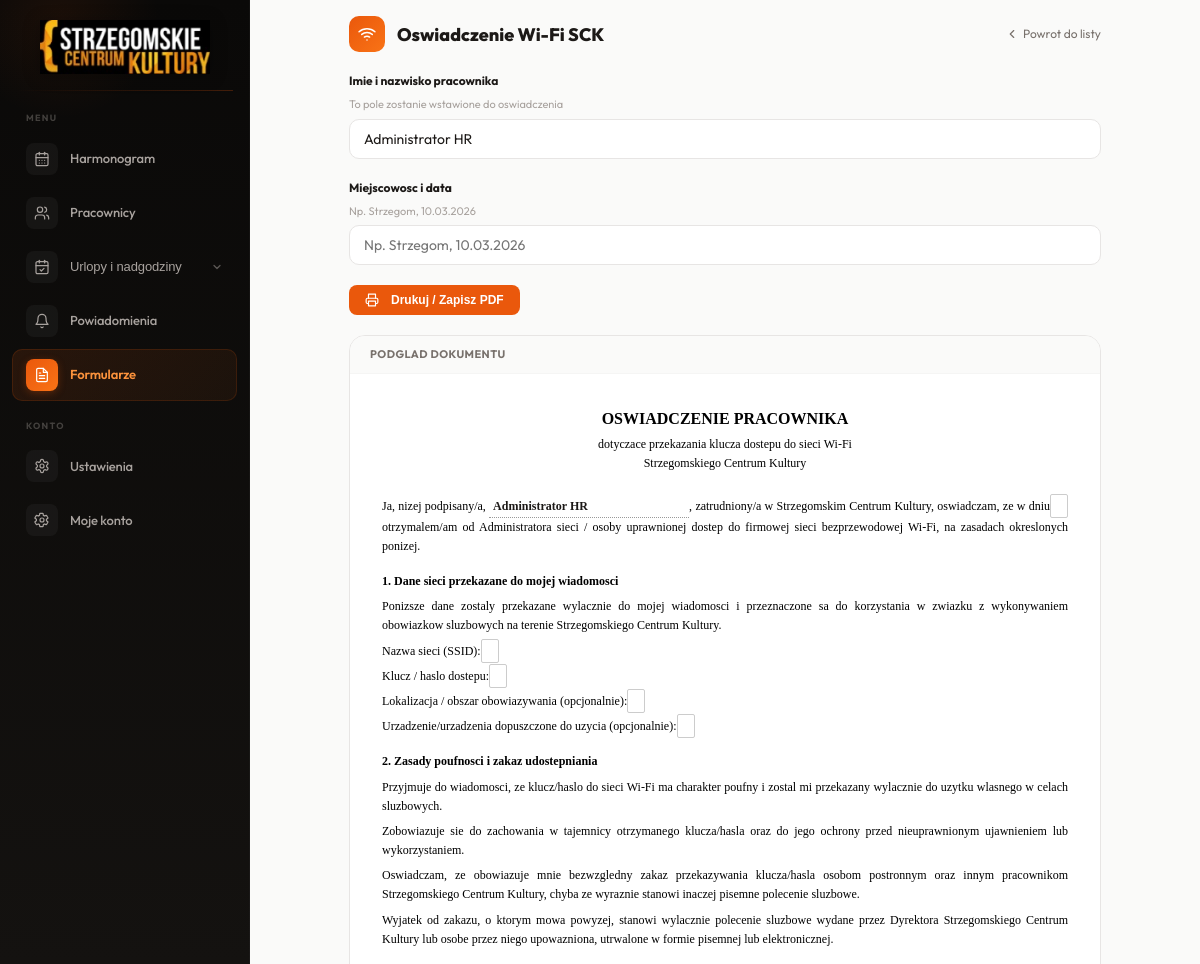
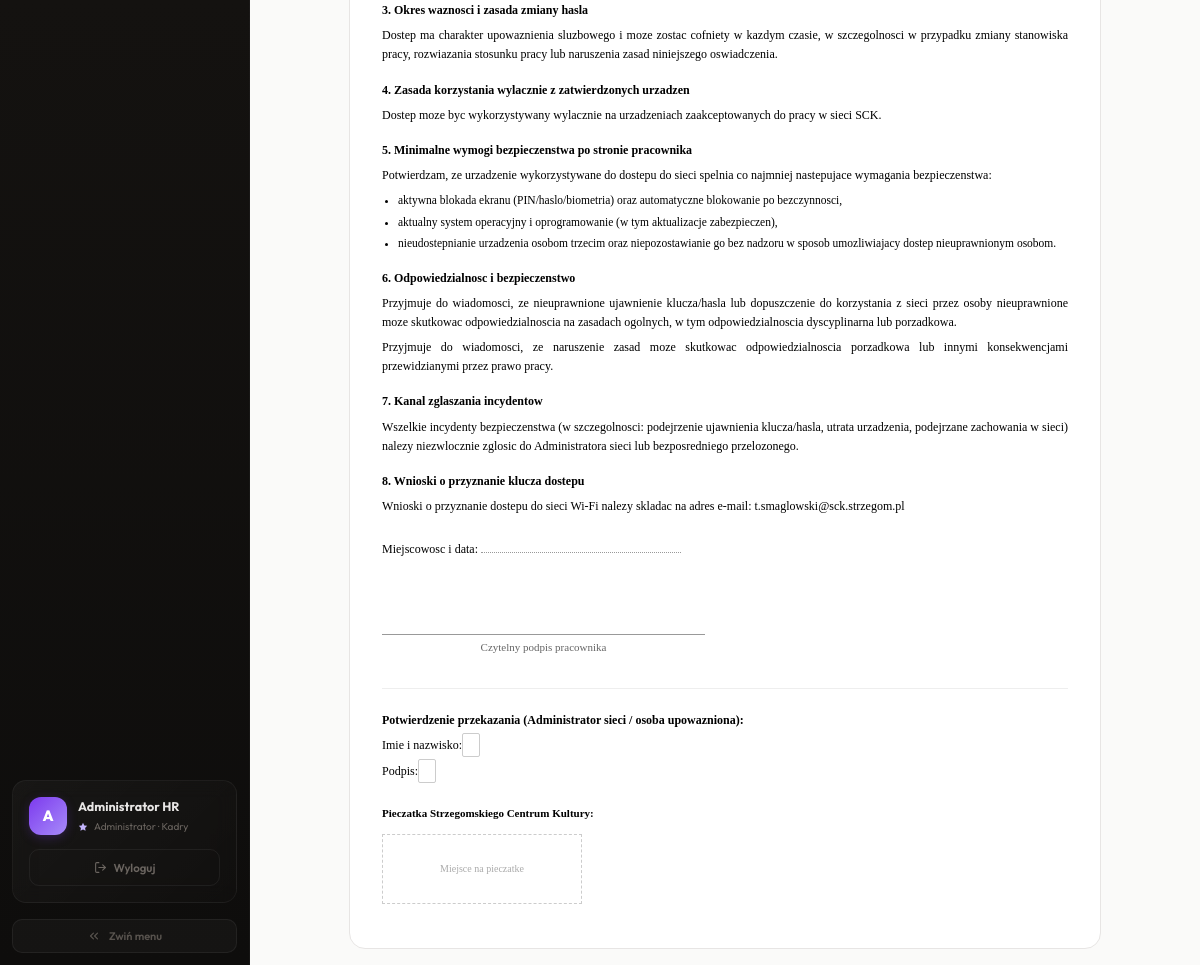
Screenshot of /cgi-bin/form_wifi.php (signed in) with the database file from the repository (2 pictures, top to bottom).
### tables this page shows
CREATE TABLE IF NOT EXISTS `users` (
    `id` INT AUTO_INCREMENT PRIMARY KEY,
    `email` VARCHAR(191) NOT NULL,
    `password` VARCHAR(255) NOT NULL DEFAULT '',
    `full_name` VARCHAR(191) NOT NULL,
    `job_title` VARCHAR(191) NOT NULL DEFAULT '',
    `department` VARCHAR(100) NOT NULL DEFAULT 'SCK',
    `employment_fraction` DECIMAL(3,2) NOT NULL DEFAULT 1.00,
    `role` ENUM('admin','employee') NOT NULL DEFAULT 'employee',
    `active` TINYINT(1) NOT NULL DEFAULT 1,
    `must_change_password` TINYINT(1) NOT NULL DEFAULT 1,
    `can_view_all` TINYINT(1) NOT NULL DEFAULT 0,
    `created_at` TIMESTAMP DEFAULT CURRENT_TIMESTAMP,
    `updated_at` TIMESTAMP DEFAULT CURRENT_TIMESTAMP ON UPDATE CURRENT_TIMESTAMP,
    UNIQUE KEY `uq_email` (`email`)
);

### cgi-bin/includes/db.php (called while the page is built, shortened)
<?php
function get_db(): PDO {
    static $pdo = null;
    if ($pdo === null) {
        $dsn = 'mysql:host=' . DB_HOST . ';dbname=' . DB_NAME . ';charset=' . DB_CHARSET;
        $pdo = new PDO($dsn, DB_USER, DB_PASS, [
            PDO::ATTR_ERRMODE            => PDO::ERRMODE_EXCEPTION,
            PDO::ATTR_DEFAULT_FETCH_MODE => PDO::FETCH_ASSOC,
            PDO::ATTR_EMULATE_PREPARES   => false,
        ]);
    }
    return $pdo;
}

### cgi-bin/includes/auth.php (called while the page is built, shortened)
<?php
require_once __DIR__ . '/db.php';
function current_user(): ?array {
    static $user = false;
    if ($user === false) {
        $stmt = get_db()->prepare('SELECT * FROM users WHERE id = ? AND active = 1');
        $stmt->execute([$_SESSION['user_id']]);
        $user = $stmt->fetch() ?: null;
    }
    return $user;
}
function require_login(): array {
    $u = current_user();
    return $u;
}
function is_admin(): bool {
    $u = current_user();
    return $u && $u['role'] === 'admin';
}
function h(string $s): string {
    return htmlspecialchars($s, ENT_QUOTES, 'UTF-8');
}

### cgi-bin/includes/functions.php (called while the page is built, shortened)
<?php
function get_setting(string $key, string $default = ''): string {
    $stmt = get_db()->prepare('SELECT setting_value FROM settings WHERE setting_key=?');
    $stmt->execute([$key]);
    $row = $stmt->fetch();
    return $row ? $row['setting_value'] : $default;
}

### cgi-bin/form_wifi.php (the view, shortened to what this page needs)
<?php
require_once __DIR__ . '/includes/layout.php';
$user = require_login();
layout_start('Oswiadczenie Wi-Fi');
?>
<div class="fwrap">
    <div class="fheader">
        <div class="fheader-left">
            <div class="fhicon">
                <svg viewBox="0 0 24 24"><path d="M5 12.55a11 11 0 0 1 14.08 0"/><path d="M1.42 9a16 16 0 0 1 21.16 0"/><path d="M8.53 16.11a6 6 0 0 1 6.95 0"/><line x1="12" y1="20" x2="12.01" y2="20"/></svg>
            </div>
            <div class="fhtitle">Oswiadczenie Wi-Fi SCK</div>
        </div>
        <a href="forms.php" class="fback">
            <svg viewBox="0 0 24 24" fill="none" stroke="currentColor" stroke-width="2" stroke-linecap="round" stroke-linejoin="round"><polyline points="15 18 9 12 15 6"/></svg>
            Powrot do listy
        </a>
    </div>
    <div class="finput-group">
        <label class="finput-label">Imie i nazwisko pracownika</label>
        <label class="finput-hint">To pole zostanie wstawione do oswiadczenia</label>
        <input class="finput" type="text" id="fName" value="<?=h($user['full_name'])?>" placeholder="Wpisz imie i nazwisko">
    </div>
    <div class="finput-group">
        <label class="finput-label">Miejscowosc i data</label>
        <label class="finput-hint">Np. Strzegom, <?=date('d.m.Y')?></label>
        <input class="finput" type="text" id="fPlace" placeholder="Np. Strzegom, <?=date('d.m.Y')?>">
    </div>
    <div class="factions">
        <button class="btn btn-primary" onclick="doPrint()">
            Drukuj / Zapisz PDF
        </button>
    </div>
    <div class="fpreview" id="printArea">
        <div class="fpreview-head">
            <span class="fpreview-label">Podglad dokumentu</span>
        </div>
        <div class="fdoc">
            <div class="fdoc-title">OSWIADCZENIE PRACOWNIKA</div>
            <div class="fdoc-subtitle">dotyczace przekazania klucza dostepu do sieci Wi-Fi<br>Strzegomskiego Centrum Kultury</div>
            <p>Ja, nizej podpisany/a, <span class="fdoc-field" id="docName"><?=h($user['full_name'])?></span>, zatrudniony/a w Strzegomskim Centrum Kultury, oswiadczam, ze w dniu <span class="fdoc-field-block"></span> otrzymalem/am od Administratora sieci / osoby uprawnionej dostep do firmowej sieci bezprzewodowej Wi-Fi, na zasadach okreslonych ponizej.</p>
            <div class="fdoc-section">1. Dane sieci przekazane do mojej wiadomosci</div>
            <p>Ponizsze dane zostaly przekazane wylacznie do mojej wiadomosci i przeznaczone sa do korzystania w zwiazku z wykonywaniem obowiazkow sluzbowych na terenie Strzegomskiego Centrum Kultury.</p>
            <p>Nazwa sieci (SSID): <span class="fdoc-field-block"></span></p>
            <p>Klucz / haslo dostepu: <span class="fdoc-field-block"></span></p>
            <p>Lokalizacja / obszar obowiazywania (opcjonalnie): <span class="fdoc-field-block"></span></p>
            <p>Urzadzenie/urzadzenia dopuszczone do uzycia (opcjonalnie): <span class="fdoc-field-block"></span></p>
            <div class="fdoc-section">2. Zasady poufnosci i zakaz udostepniania</div>
            <p>Przyjmuje do wiadomosci, ze klucz/haslo do sieci Wi-Fi ma charakter poufny i zostal mi przekazany wylacznie do uzytku wlasnego w celach sluzbowych.</p>
            <p>Zobowiazuje sie do zachowania w tajemnicy otrzymanego klucza/hasla oraz do jego ochrony przed nieuprawnionym ujawnieniem lub wykorzystaniem.</p>
            <p>Oswiadczam, ze obowiazuje mnie bezwzgledny zakaz przekazywania klucza/hasla osobom postronnym oraz innym pracownikom Strzegomskiego Centrum Kultury, chyba ze wyraznie stanowi inaczej pisemne polecenie sluzbowe.</p>
            <p>Wyjatek od zakazu, o ktorym mowa powyzej, stanowi wylacznie polecenie sluzbowe wydane przez Dyrektora Strzegomskiego Centrum Kultury lub osobe przez niego upowazniona, utrwalone w formie pisemnej lub elektronicznej.</p>
            <div class="fdoc-section">3. Okres waznosci i zasada zmiany hasla</div>
            <p>Dostep ma charakter upowaznienia sluzbowego i moze zostac cofniety w kazdym czasie, w szczegolnosci w przypadku zmiany stanowiska pracy, rozwiazania stosunku pracy lub naruszenia zasad niniejszego oswiadczenia.</p>
            <div class="fdoc-section">4. Zasada korzystania wylacznie z zatwierdzonych urzadzen</div>
            <p>Dostep moze byc wykorzystywany wylacznie na urzadzeniach zaakceptowanych do pracy w sieci SCK.</p>
            <div class="fdoc-section">5. Minimalne wymogi bezpieczenstwa po stronie pracownika</div>
            <p>Potwierdzam, ze urzadzenie wykorzystywane do dostepu do sieci spelnia co najmniej nastepujace wymagania bezpieczenstwa:</p>
            <ul class="fdoc-list">
                <li>aktywna blokada ekranu (PIN/haslo/biometria) oraz automatyczne blokowanie po bezczynnosci,</li>
                <li>aktualny system operacyjny i oprogramowanie (w tym aktualizacje zabezpieczen),</li>
                <li>nieudostepnianie urzadzenia osobom trzecim oraz niepozostawianie go bez nadzoru w sposob umozliwiajacy dostep nieuprawnionym osobom.</li>
            </ul>
            <div class="fdoc-section">6. Odpowiedzialnosc i bezpieczenstwo</div>
            <p>Przyjmuje do wiadomosci, ze nieuprawnione ujawnienie klucza/hasla lub dopuszczenie do korzystania z sieci przez osoby nieuprawnione moze skutkowac odpowiedzialnoscia na zasadach ogolnych, w tym odpowiedzialnoscia dyscyplinarna lub porzadkowa.</p>
            <p>Przyjmuje do wiadomosci, ze naruszenie zasad moze skutkowac odpowiedzialnoscia porzadkowa lub innymi konsekwencjami przewidzianymi przez prawo pracy.</p>
            <div class="fdoc-section">7. Kanal zglaszania incydentow</div>
            <p>Wszelkie incydenty bezpieczenstwa (w szczegolnosci: podejrzenie ujawnienia klucza/hasla, utrata urzadzenia, podejrzane zachowania w sieci) nalezy niezwlocznie zglosic do Administratora sieci lub bezposredniego przelozonego.</p>
            <div class="fdoc-section">8. Wnioski o przyznanie klucza dostepu</div>
            <p>Wnioski o przyznanie dostepu do sieci Wi-Fi nalezy skladac na adres e-mail: t.smaglowski@sck.strzegom.pl</p>
            <p style="margin-top:24px">Miejscowosc i data: <span class="fdoc-field" id="docPlace"></span></p>
            <div class="fdoc-sig">
                <div>
                    <div class="fdoc-sig-block">Czytelny podpis pracownika</div>
                </div>
                <div></div>
            </div>
            <div style="margin-top:32px;padding-top:16px;border-top:1px solid #eee">
                <p style="font-weight:700">Potwierdzenie przekazania (Administrator sieci / osoba upowazniona):</p>
                <p>Imie i nazwisko: <span class="fdoc-field-block"></span></p>
                <p>Podpis: <span class="fdoc-field-block"></span></p>
            </div>
            <div style="margin-top:24px">
                <p style="font-weight:700;font-size:11px">Pieczatka Strzegomskiego Centrum Kultury:</p>
                <div class="fdoc-stamp">Miejsce na pieczatke</div>
            </div>
        </div>
    </div>
</div>
<?php layout_end(); ?>

### cgi-bin/includes/layout.php (shortened to what this page needs)
<?php
require_once __DIR__ . '/auth.php';
require_once __DIR__ . '/functions.php';
function layout_start(string $title = ''): void {
    $user = current_user();
?><!DOCTYPE html>
<html lang="pl">
<head>
<link rel="stylesheet" href="assets/style.css">
</head>
<body>
<?php if ($user): ?>
<div class="app" id="app">
<nav class="sidebar" id="sidebar">
    <div class="sb-brand">
        <div class="sb-brand-inner">
            <img src="assets/logo_white.png" alt="Strzegomskie Centrum Kultury" class="sb-logo-img">
        </div>
        <div class="sb-shimmer"></div>
    </div>
    <div class="sb-nav">
        <div class="sb-section"><span>Menu</span></div>
        <a href="schedule.php" class="nav-btn <?= basename($_SERVER['SCRIPT_NAME'])==='schedule.php'?'act':'' ?>">
            <span class="nav-icon"></span>
            <span class="nav-label"><?= is_admin()?'Harmonogram':'Mój grafik' ?></span>
        </a>
        <?php if (is_admin()): ?>
        <a href="employees.php" class="nav-btn <?= basename($_SERVER['SCRIPT_NAME'])==='employees.php'?'act':'' ?>">
            <span class="nav-icon"><svg width="16" height="16" viewBox="0 0 24 24" fill="none" stroke="currentColor" stroke-width="1.8" stroke-linecap="round" stroke-linejoin="round"><path d="M16 21v-2a4 4 0 0 0-4-4H6a4 4 0 0 0-4 4v2"/><circle cx="9" cy="7" r="4"/><path d="M22 21v-2a4 4 0 0 0-3-3.87"/><path d="M16 3.13a4 4 0 0 1 0 7.75"/></svg></span>
            <span class="nav-label">Pracownicy</span>
        </a>
        <?php endif; ?>
        <?php
            $lbPage = basename($_SERVER['SCRIPT_NAME'])==='leave_balances.php';
            $lbActive = $lbPage;
        ?>
        <?php if (is_admin()): ?>
        <div class="nav-group <?=$lbActive?'nav-group-open':''?>">
            <button class="nav-btn nav-group-btn <?=$lbActive?'act':''?>" onclick="this.parentElement.classList.toggle('nav-group-open')">
                <span class="nav-icon"><svg width="16" height="16" viewBox="0 0 24 24" fill="none" stroke="currentColor" stroke-width="1.8" stroke-linecap="round" stroke-linejoin="round"><path d="M8 2v4"/><path d="M16 2v4"/><rect width="18" height="18" x="3" y="4" rx="2"/><path d="M3 10h18"/><path d="M9 16l2 2 4-4"/></svg></span>
                <span class="nav-label">Urlopy i nadgodziny</span>
                <svg class="nav-chevron" width="12" height="12" viewBox="0 0 24 24" fill="none" stroke="currentColor" stroke-width="2.5" stroke-linecap="round" stroke-linejoin="round"><polyline points="6 9 12 15 18 9"/></svg>
            </button>
        </div>
        <?php endif; ?>
        <a href="notifications.php" class="nav-btn <?= basename($_SERVER['SCRIPT_NAME'])==='notifications.php'?'act':'' ?>">
            <span class="nav-icon"><svg width="16" height="16" viewBox="0 0 24 24" fill="none" stroke="currentColor" stroke-width="1.8" stroke-linecap="round" stroke-linejoin="round"><path d="M6 8a6 6 0 0 1 12 0c0 7 3 9 3 9H3s3-2 3-9"/><path d="M10.3 21a1.94 1.94 0 0 0 3.4 0"/></svg></span>
            <span class="nav-label">Powiadomienia</span>
        </a>
        <?php $formsVisible = get_setting('forms_visible', '1') === '1'; ?>
        <?php if ($formsVisible || is_admin()): ?>
        <?php $fmActive = in_array(basename($_SERVER['SCRIPT_NAME']), ['forms.php','form_wifi.php','form_overtime.php','form_leave.php']); ?>
        <a href="forms.php" class="nav-btn <?=$fmActive?'act':''?>">
            <span class="nav-icon"></span>
            <span class="nav-label">Formularze</span>
        </a>
        <?php endif; ?>
        <div class="sb-section"><span>Konto</span></div>
        <?php if (is_admin()): ?>
        <a href="settings.php" class="nav-btn <?= basename($_SERVER['SCRIPT_NAME'])==='settings.php'?'act':'' ?>">
            <span class="nav-icon"></span>
            <span class="nav-label">Ustawienia</span>
        </a>
        <?php endif; ?>
        <a href="profile.php" class="nav-btn <?= basename($_SERVER['SCRIPT_NAME'])==='profile.php'?'act':'' ?>">
            <span class="nav-icon"></span>
            <span class="nav-label">Moje konto</span>
        </a>
    </div>
    <div class="sb-footer">
        <div class="sb-card">
            <div class="sb-user">
                <div class="sb-avatar <?=$user['role']==='admin'?'sb-avatar-admin':'sb-avatar-emp'?>"><?=mb_substr($user['full_name'],0,1)?></div>
                <div class="sb-user-info">
                    <div class="sb-user-name"><?= h($user['full_name']) ?></div>
                    <div class="sb-user-role">
                        <?php if($user['role']==='admin'):?><svg width="10" height="10" viewBox="0 0 24 24" fill="currentColor" style="color:#c4b5fd;margin-right:2px;vertical-align:-1px"><path d="M12 2L15.09 8.26L22 9.27L17 14.14L18.18 21.02L12 17.77L5.82 21.02L7 14.14L2 9.27L8.91 8.26L12 2Z"/></svg><?php endif;?>
                        <?= $user['role']==='admin'?'Administrator':'Pracownik' ?> · <?= h($user['department']) ?>
                    </div>
                </div>
            </div>
            <a href="logout.php" class="sb-logout">
                <svg width="13" height="13" viewBox="0 0 24 24" fill="none" stroke="currentColor" stroke-width="2" stroke-linecap="round" stroke-linejoin="round"><path d="M9 21H5a2 2 0 0 1-2-2V5a2 2 0 0 1 2-2h4"/><polyline points="16 17 21 12 16 7"/><line x1="21" x2="9" y1="12" y2="12"/></svg>
                <span class="nav-label">Wyloguj</span>
            </a>
        </div>
    </div>
    <div class="sb-collapse-wrap">
        <button class="sb-collapse-btn" id="sbToggle" onclick="toggleSidebar()" title="Zwiń menu">
            <svg width="14" height="14" viewBox="0 0 24 24" fill="none" stroke="currentColor" stroke-width="2" stroke-linecap="round" stroke-linejoin="round" class="collapse-icon"><polyline points="11 17 6 12 11 7"/><polyline points="18 17 13 12 18 7"/></svg>
            <span class="nav-label">Zwiń menu</span>
        </button>
    </div>
</nav>
<main class="content">
<?php endif; ?>
<?php }
function layout_end(): void { if (current_user()): ?>
</main></div>
<?php endif; ?>
</body></html>
<?php } ?>

### rows the page displays
users: full_name "A", full_name "Administrator HR", department "Kadry"
